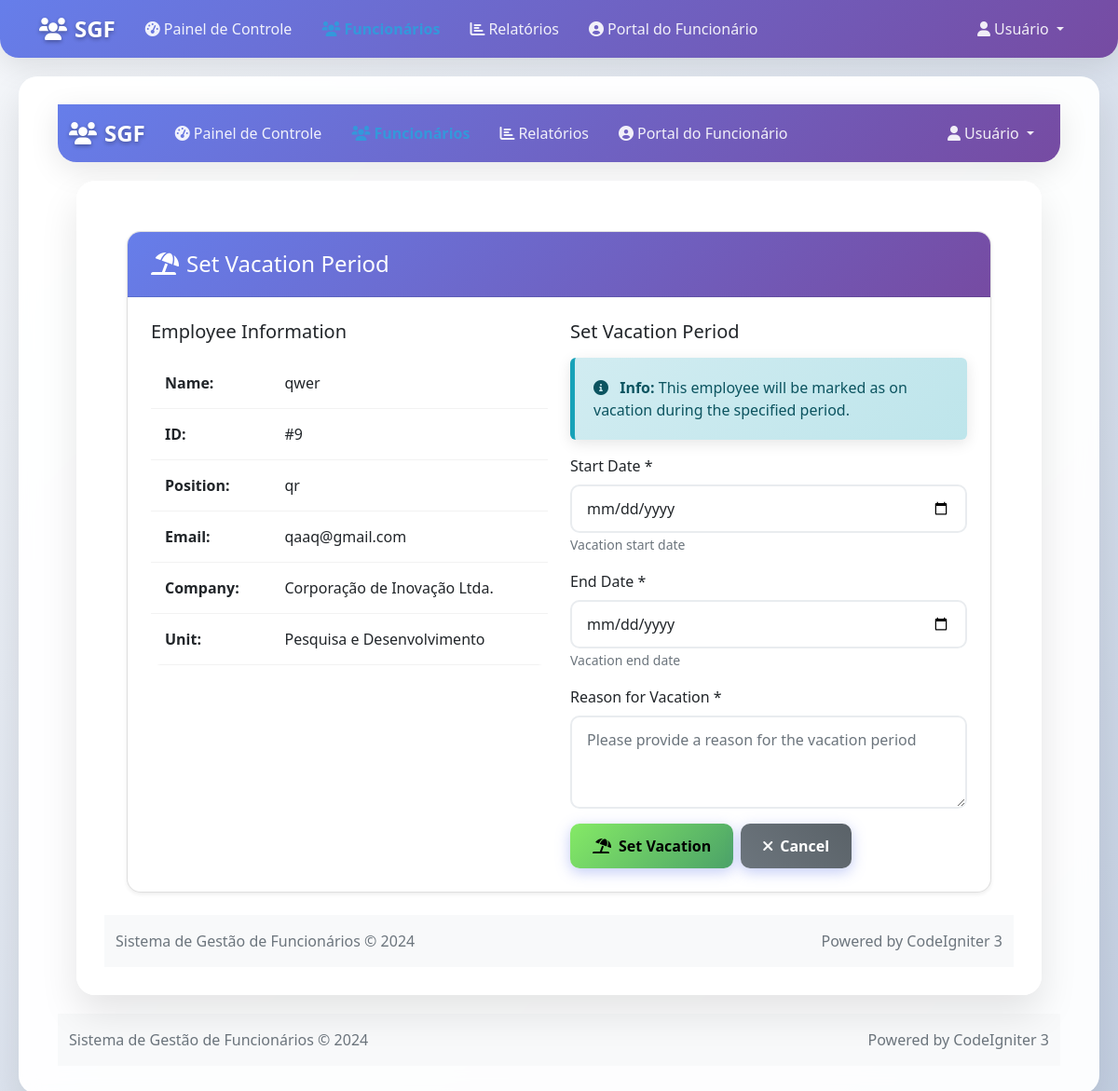
The app's page /employees/vacation/9 with its own data.
### tables this page shows
CREATE TABLE `employees`  (
  `id` int NOT NULL AUTO_INCREMENT,
  `cpf` varchar(14) NOT NULL,
  `name` varchar(100) NOT NULL,
  `email` varchar(100) NOT NULL,
  `phone` varchar(20) NOT NULL,
  `position` varchar(100) NOT NULL,
  `unit_id` int NOT NULL,
  `company_id` int NOT NULL,
  `access_level` enum('basic','intermediate','advanced','admin') NULL DEFAULT 'basic',
  `status` enum('active','vacation','blocked','inactive') NULL DEFAULT 'active',
  `pin_4digit` varchar(255) NOT NULL,
  `pin_6digit` varchar(255) NOT NULL,
  `photo_path` varchar(255) NULL DEFAULT NULL,
  `created_at` timestamp NOT NULL DEFAULT current_timestamp,
  `updated_at` timestamp NOT NULL DEFAULT current_timestamp ON UPDATE CURRENT_TIMESTAMP,
  PRIMARY KEY (`id`) USING BTREE,
  UNIQUE INDEX `cpf`(`cpf` ASC) USING BTREE,
  UNIQUE INDEX `email`(`email` ASC) USING BTREE,
  INDEX `unit_id`(`unit_id` ASC) USING BTREE,
  INDEX `company_id`(`company_id` ASC) USING BTREE,
  CONSTRAINT `employees_ibfk_1` FOREIGN KEY (`unit_id`) REFERENCES `units` (`id`) ON DELETE CASCADE ON UPDATE RESTRICT,
  CONSTRAINT `employees_ibfk_2` FOREIGN KEY (`company_id`) REFERENCES `companies` (`id`) ON DELETE CASCADE ON UPDATE RESTRICT
);

CREATE TABLE `companies`  (
  `id` int NOT NULL AUTO_INCREMENT,
  `name` varchar(100) NOT NULL,
  `code` varchar(20) NOT NULL,
  `status` enum('active','inactive') NULL DEFAULT 'active',
  `created_at` timestamp NOT NULL DEFAULT current_timestamp,
  PRIMARY KEY (`id`) USING BTREE,
  UNIQUE INDEX `code`(`code` ASC) USING BTREE
);

CREATE TABLE `units`  (
  `id` int NOT NULL AUTO_INCREMENT,
  `name` varchar(100) NOT NULL,
  `code` varchar(20) NOT NULL,
  `company_id` int NOT NULL,
  `status` enum('active','inactive') NULL DEFAULT 'active',
  `created_at` timestamp NOT NULL DEFAULT current_timestamp,
  PRIMARY KEY (`id`) USING BTREE,
  INDEX `company_id`(`company_id` ASC) USING BTREE,
  CONSTRAINT `units_ibfk_1` FOREIGN KEY (`company_id`) REFERENCES `companies` (`id`) ON DELETE CASCADE ON UPDATE RESTRICT
);

### application/controllers/Employees.php (called while the page is built, shortened)
<?php
class Employees extends CI_Controller {
    public function __construct() {
        $this->load->library('session');
        $this->load->library('form_validation');
        $this->load->model('Employee_model');
    }
    public function vacation($id) {
        $employee = $this->Employee_model->get_employee($id);
        $data['employee'] = $employee;
        $data['title'] = 'Set Vacation Period';
        $this->load->view('templates/header', $data);
        $this->load->view('employees/vacation', $data);
        $this->load->view('templates/footer');
    }
}

### index.php (called while the page is built, shortened)
<?php
require_once BASEPATH.'core/CodeIgniter.php';

### application/models/Employee_model.php (called while the page is built, shortened)
<?php
class Employee_model extends CI_Model {
    public function get_employee($id) {
        $this->db->select('e.*, u.name as unit_name, c.name as company_name');
        $this->db->from('employees e');
        $this->db->join('units u', 'u.id = e.unit_id');
        $this->db->join('companies c', 'c.id = e.company_id');
        $this->db->where('e.id', $id);
        $query = $this->db->get();
        return $query->row();
    }
}

### application/views/employees/vacation.php (the view, shortened to what this page needs)
<div class="container-fluid py-4">
    <div class="row">
        <div class="col-12">
            <div class="card">
                <div class="card-header bg-info text-white">
                    <h4 class="mb-0">
                        <i class="fas fa-umbrella-beach me-2"></i>Set Vacation Period
                    </h4>
                </div>
                <div class="card-body">
                    <div class="row">
                        <div class="col-md-6">
                            <h5 class="mb-3">Employee Information</h5>
                            <div class="table-responsive">
                                <table class="table table-borderless">
                                    <tr>
                                        <td><strong>Name:</strong></td>
                                        <td><?php echo $employee->name; ?></td>
                                    </tr>
                                    <tr>
                                        <td><strong>ID:</strong></td>
                                        <td>#<?php echo $employee->id; ?></td>
                                    </tr>
                                    <tr>
                                        <td><strong>Position:</strong></td>
                                        <td><?php echo $employee->position; ?></td>
                                    </tr>
                                    <tr>
                                        <td><strong>Email:</strong></td>
                                        <td><?php echo $employee->email; ?></td>
                                    </tr>
                                    <tr>
                                        <td><strong>Company:</strong></td>
                                        <td><?php echo $employee->company_name; ?></td>
                                    </tr>
                                    <tr>
                                        <td><strong>Unit:</strong></td>
                                        <td><?php echo $employee->unit_name; ?></td>
                                    </tr>
                                </table>
                            </div>
                        </div>
                        <div class="col-md-6">
                            <h5 class="mb-3">Set Vacation Period</h5>
                            <div class="alert alert-info">
                                <i class="fas fa-info-circle me-2"></i>
                                <strong>Info:</strong> This employee will be marked as on vacation during the specified period.
                            </div>
                            <form method="post" action="/employees/vacation/<?php echo $employee->id; ?>">
                                <div class="mb-3">
                                    <label for="start_date" class="form-label">Start Date *</label>
                                    <input type="date" class="form-control" id="start_date" name="start_date" required
                                           min="<?php echo date('Y-m-d'); ?>">
                                    <small class="text-muted">Vacation start date</small>
                                </div>
                                <div class="mb-3">
                                    <label for="end_date" class="form-label">End Date *</label>
                                    <input type="date" class="form-control" id="end_date" name="end_date" required
                                           min="<?php echo date('Y-m-d'); ?>">
                                    <small class="text-muted">Vacation end date</small>
                                </div>
                                <div class="mb-3">
                                    <label for="reason" class="form-label">Reason for Vacation *</label>
                                    <textarea class="form-control" id="reason" name="reason" rows="3" required
                                              placeholder="Please provide a reason for the vacation period"></textarea>
                                </div>
                                <div class="d-flex gap-2">
                                    <button type="submit" class="btn btn-info">
                                        <i class="fas fa-umbrella-beach me-2"></i>Set Vacation
                                    </button>
                                    <a href="/employees/view/<?php echo $employee->id; ?>" class="btn btn-secondary">
                                        <i class="fas fa-times me-2"></i>Cancel
                                    </a>
                                </div>
                            </form>
                        </div>
                    </div>
                </div>
            </div>
        </div>
    </div>
</div>

### application/views/templates/header.php (style rules this page uses)
.card { box-shadow: 0 0.125rem 0.25rem rgba(0, 0, 0, 0.075); border: 1px solid rgba(0, 0, 0, 0.125); }
.card-header { background-color: #f8f9fa; border-bottom: 1px solid rgba(0, 0, 0, 0.125); }
.alert { border-radius: 0.375rem; }
.btn { border-radius: 8px; font-weight: 500; transition: all 0.2s ease; }
.btn-secondary { background: linear-gradient(45deg, #6c757d, #5a6268); border: none; border-radius: 10px; padding: 12px 24px; font-weight: 600; box-shadow: 0 4px 15px rgba(102, 126, 234, 0.4); }
body { background: linear-gradient(135deg, #f5f7fa 0%, #c3cfe2 100%); min-height: 100vh; }
.card { border: none; border-radius: 15px; box-shadow: 0 10px 30px rgba(0, 0, 0, 0.1); transition: all 0.3s ease; overflow: hidden; }
.card-header { background: linear-gradient(135deg, #667eea 0%, #764ba2 100%); color: white; border: none; padding: 20px 25px; font-weight: 600; }
.card-body { padding: 25px; }
.btn-info { background: linear-gradient(135deg,rgb(133, 234, 102) 0%,rgb(75, 162, 104) 100%); border: none; border-radius: 10px; padding: 12px 24px; font-weight: 600; box-shadow: 0 4px 15px rgba(102, 126, 234, 0.4); }
.table { border-radius: 10px; overflow: hidden; }
.table tbody tr { transition: all 0.2s ease; }
.table tbody td { padding: 15px; border: none; border-bottom: 1px solid rgba(0, 0, 0, 0.05); }
.form-control, .form-select { border: 2px solid #e9ecef; border-radius: 10px; padding: 12px 16px; transition: all 0.3s ease; }
.alert { border: none; border-radius: 15px; padding: 20px; box-shadow: 0 4px 15px rgba(0, 0, 0, 0.1); }
.alert-info { background: linear-gradient(135deg, #d1ecf1, #bee5eb); color: #0c5460; border-left: 5px solid #17a2b8; }

### application/views/templates/footer.php (style rules this page uses)
.card { box-shadow: 0 0.125rem 0.25rem rgba(0, 0, 0, 0.075); border: 1px solid rgba(0, 0, 0, 0.125); }
.card-header { background-color: #f8f9fa; border-bottom: 1px solid rgba(0, 0, 0, 0.125); }
.alert { border-radius: 0.375rem; }

### records on screen
employees: name "qwer", id "9", position "qr", email "qaaq@gmail.com", company.name "Corporação de Inovação Ltda.", unit.name "Pesquisa e Desenvolvimento"

### other values on screen
$this->session->userdata('user_name') ?: 'Usuário' "Usuário Usuário"
